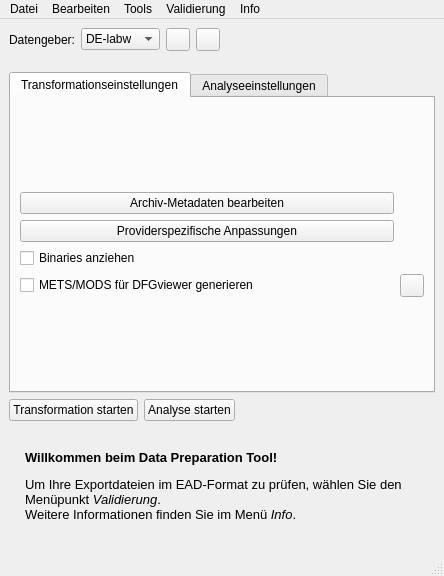
<?xml version="1.0" encoding="UTF-8"?>
<ui version="4.0">
 <class>MainWindow</class>
 <widget class="QMainWindow" name="MainWindow">
  <property name="geometry">
   <rect>
    <x>0</x>
    <y>0</y>
    <width>444</width>
    <height>576</height>
   </rect>
  </property>
  <property name="sizePolicy">
   <sizepolicy hsizetype="Preferred" vsizetype="Preferred">
    <horstretch>0</horstretch>
    <verstretch>0</verstretch>
   </sizepolicy>
  </property>
  <property name="windowTitle">
   <string>Data Preparation Tool neo</string>
  </property>
  <widget class="QWidget" name="centralwidget">
   <layout class="QGridLayout" name="gridLayout_4">
    <item row="2" column="0">
     <spacer name="verticalSpacer_2">
      <property name="orientation">
       <enum>Qt::Vertical</enum>
      </property>
      <property name="sizeType">
       <enum>QSizePolicy::Fixed</enum>
      </property>
      <property name="sizeHint" stdset="0">
       <size>
        <width>20</width>
        <height>15</height>
       </size>
      </property>
     </spacer>
    </item>
    <item row="5" column="0">
     <widget class="QStackedWidget" name="stackedWidget">
      <property name="currentIndex">
       <number>0</number>
      </property>
      <widget class="QWidget" name="default_message">
       <layout class="QGridLayout" name="gridLayout_8">
        <item row="0" column="0">
         <widget class="QLabel" name="label_welcome_info_box">
          <property name="styleSheet">
           <string notr="true">background-image: url(:/main-window/info_box_bg.png);</string>
          </property>
          <property name="text">
           <string>&lt;html&gt;&lt;head/&gt;&lt;body&gt;&lt;p&gt;&lt;span style=&quot; font-size:10pt; font-weight:600; color:#000000;&quot;&gt;Willkommen beim Data Preparation Tool!&lt;/span&gt;&lt;/p&gt;&lt;p&gt;&lt;span style=&quot; font-size:10pt; color:#000000;&quot;&gt;Um Ihre Exportdateien im EAD-Format zu prüfen, wählen Sie den Menüpunkt &lt;/span&gt;&lt;span style=&quot; font-size:10pt; font-style:italic; color:#000000;&quot;&gt;Validierung&lt;/span&gt;&lt;span style=&quot; font-size:10pt; color:#000000;&quot;&gt;.&lt;br/&gt;Weitere Informationen finden Sie im Menü &lt;/span&gt;&lt;span style=&quot; font-size:10pt; font-style:italic; color:#000000;&quot;&gt;Info&lt;/span&gt;&lt;span style=&quot; font-size:10pt; color:#000000;&quot;&gt;.&lt;/span&gt;&lt;/p&gt;&lt;/body&gt;&lt;/html&gt;</string>
          </property>
          <property name="scaledContents">
           <bool>true</bool>
          </property>
          <property name="wordWrap">
           <bool>true</bool>
          </property>
          <property name="margin">
           <number>7</number>
          </property>
          <property name="indent">
           <number>7</number>
          </property>
         </widget>
        </item>
       </layout>
      </widget>
      <widget class="QWidget" name="first_launch_message">
       <layout class="QGridLayout" name="gridLayout_9">
        <item row="0" column="0">
         <widget class="QLabel" name="label_welcome_info_box_2">
          <property name="styleSheet">
           <string notr="true">background-image: url(:/main-window/info_box_bg.png);</string>
          </property>
          <property name="text">
           <string>&lt;html&gt;&lt;head/&gt;&lt;body&gt;&lt;p&gt;&lt;span style=&quot; font-size:10pt; font-weight:600; color:#000000;&quot;&gt;Willkommen beim Data Preparation Tool!&lt;/span&gt;&lt;/p&gt;&lt;p&gt;&lt;span style=&quot; font-size:10pt; color:#000000;&quot;&gt;Legen Sie zunächst ein Profil für Ihre erste Verarbeitung an.&lt;br/&gt;Wählen Sie dazu &lt;/span&gt;&lt;span style=&quot; font-size:10pt; font-style:italic; color:#000000;&quot;&gt;Neuer Datengeber&lt;/span&gt;&lt;span style=&quot; font-size:10pt; color:#000000;&quot;&gt;, um loszulegen.&lt;/span&gt;&lt;/p&gt;&lt;/body&gt;&lt;/html&gt;</string>
          </property>
          <property name="scaledContents">
           <bool>true</bool>
          </property>
          <property name="wordWrap">
           <bool>true</bool>
          </property>
          <property name="margin">
           <number>7</number>
          </property>
          <property name="indent">
           <number>7</number>
          </property>
         </widget>
        </item>
       </layout>
      </widget>
     </widget>
    </item>
    <item row="1" column="0">
     <layout class="QGridLayout" name="gridLayout">
      <item row="0" column="0">
       <widget class="QLabel" name="label_provider">
        <property name="text">
         <string>Datengeber:</string>
        </property>
        <property name="scaledContents">
         <bool>true</bool>
        </property>
       </widget>
      </item>
      <item row="0" column="2">
       <widget class="QToolButton" name="toolButton_new_provider">
        <property name="toolTip">
         <string>Neuen Datengeber hinzufügen.</string>
        </property>
        <property name="text">
         <string/>
        </property>
        <property name="icon">
         <iconset resource="resources/resources.qrc">
          <normaloff>:/main-window/add_provider.png</normaloff>:/main-window/add_provider.png</iconset>
        </property>
       </widget>
      </item>
      <item row="0" column="4">
       <spacer name="horizontalSpacer_3">
        <property name="orientation">
         <enum>Qt::Horizontal</enum>
        </property>
        <property name="sizeHint" stdset="0">
         <size>
          <width>40</width>
          <height>20</height>
         </size>
        </property>
       </spacer>
      </item>
      <item row="0" column="3">
       <widget class="QToolButton" name="toolButton_refresh_providers">
        <property name="toolTip">
         <string>Liste der Datengeber aktualisieren.</string>
        </property>
        <property name="text">
         <string/>
        </property>
        <property name="icon">
         <iconset resource="resources/resources.qrc">
          <normaloff>:/main-window/reload.png</normaloff>:/main-window/reload.png</iconset>
        </property>
       </widget>
      </item>
      <item row="0" column="1">
       <widget class="QComboBox" name="comboBox_provider">
        <item>
         <property name="text">
          <string>DE-labw</string>
         </property>
        </item>
        <item>
         <property name="text">
          <string>DE-2410</string>
         </property>
        </item>
        <item>
         <property name="text">
          <string>DE-1985</string>
         </property>
        </item>
       </widget>
      </item>
     </layout>
    </item>
    <item row="4" column="0">
     <layout class="QGridLayout" name="gridLayout_5">
      <item row="0" column="0">
       <widget class="QPushButton" name="pushButton_startTransformation">
        <property name="text">
         <string>Transformation starten</string>
        </property>
        <property name="icon">
         <iconset resource="resources/resources.qrc">
          <normaloff>:/main-window/transformation_button_icon.png</normaloff>:/main-window/transformation_button_icon.png</iconset>
        </property>
        <property name="iconSize">
         <size>
          <width>32</width>
          <height>32</height>
         </size>
        </property>
       </widget>
      </item>
      <item row="0" column="2">
       <spacer name="horizontalSpacer">
        <property name="orientation">
         <enum>Qt::Horizontal</enum>
        </property>
        <property name="sizeHint" stdset="0">
         <size>
          <width>40</width>
          <height>20</height>
         </size>
        </property>
       </spacer>
      </item>
      <item row="0" column="1">
       <widget class="QPushButton" name="pushButton_startAnalyse">
        <property name="text">
         <string>Analyse starten</string>
        </property>
        <property name="icon">
         <iconset resource="resources/resources.qrc">
          <normaloff>:/main-window/analysis_button_icon.png</normaloff>:/main-window/analysis_button_icon.png</iconset>
        </property>
        <property name="iconSize">
         <size>
          <width>32</width>
          <height>32</height>
         </size>
        </property>
       </widget>
      </item>
     </layout>
    </item>
    <item row="3" column="0">
     <widget class="QTabWidget" name="tabWidget">
      <property name="sizePolicy">
       <sizepolicy hsizetype="Expanding" vsizetype="Expanding">
        <horstretch>0</horstretch>
        <verstretch>0</verstretch>
       </sizepolicy>
      </property>
      <property name="currentIndex">
       <number>0</number>
      </property>
      <widget class="QWidget" name="tab">
       <property name="minimumSize">
        <size>
         <width>420</width>
         <height>291</height>
        </size>
       </property>
       <attribute name="title">
        <string>Transformationseinstellungen</string>
       </attribute>
       <layout class="QGridLayout" name="gridLayout_6">
        <item row="0" column="0">
         <layout class="QGridLayout" name="gridLayout_2">
          <item row="3" column="3">
           <widget class="QToolButton" name="toolButton_metsmods_settings_dialog">
            <property name="toolTip">
             <string extracomment="Angaben für die METS/MODS-Dateien">Einstellungen zur METS/MODS-Generierung.</string>
            </property>
            <property name="text">
             <string/>
            </property>
            <property name="icon">
             <iconset resource="resources/resources.qrc">
              <normaloff>:/main-window/settings.png</normaloff>:/main-window/settings.png</iconset>
            </property>
           </widget>
          </item>
          <item row="0" column="0" colspan="2">
           <widget class="QPushButton" name="pushButton_provider_metadata">
            <property name="text">
             <string>Archiv-Metadaten bearbeiten</string>
            </property>
            <property name="icon">
             <iconset resource="resources/resources.qrc">
              <normaloff>:/main-window/institution.png</normaloff>:/main-window/institution.png</iconset>
            </property>
           </widget>
          </item>
          <item row="2" column="0">
           <widget class="QCheckBox" name="checkBox_binaries">
            <property name="text">
             <string>Binaries anziehen</string>
            </property>
           </widget>
          </item>
          <item row="3" column="0" colspan="2">
           <widget class="QCheckBox" name="checkBox_metsmods">
            <property name="text">
             <string>METS/MODS für DFGviewer generieren</string>
            </property>
           </widget>
          </item>
          <item row="1" column="3">
           <widget class="QLabel" name="label_4">
            <property name="maximumSize">
             <size>
              <width>25</width>
              <height>25</height>
             </size>
            </property>
            <property name="toolTip">
             <string>&lt;html&gt;&lt;head/&gt;&lt;body&gt;&lt;p&gt;&lt;span style=&quot; font-weight:600;&quot;&gt;Anpassungen: &lt;/span&gt;Spezifische Anpassungen für einzelne Datengeber auswählen.&lt;/p&gt;&lt;/body&gt;&lt;/html&gt;</string>
            </property>
            <property name="text">
             <string/>
            </property>
            <property name="pixmap">
             <pixmap resource="resources/resources.qrc">:/main-window/info_icon.png</pixmap>
            </property>
            <property name="scaledContents">
             <bool>true</bool>
            </property>
            <property name="alignment">
             <set>Qt::AlignLeading|Qt::AlignLeft|Qt::AlignVCenter</set>
            </property>
           </widget>
          </item>
          <item row="1" column="0" colspan="2">
           <widget class="QPushButton" name="pushButton_provider_scripts">
            <property name="text">
             <string>Providerspezifische Anpassungen</string>
            </property>
            <property name="icon">
             <iconset resource="resources/resources.qrc">
              <normaloff>:/main-window/provider_modules.png</normaloff>:/main-window/provider_modules.png</iconset>
            </property>
           </widget>
          </item>
         </layout>
        </item>
       </layout>
      </widget>
      <widget class="QWidget" name="tab_2">
       <property name="sizePolicy">
        <sizepolicy hsizetype="Preferred" vsizetype="Preferred">
         <horstretch>0</horstretch>
         <verstretch>0</verstretch>
        </sizepolicy>
       </property>
       <attribute name="title">
        <string>Analyseeinstellungen</string>
       </attribute>
       <layout class="QGridLayout" name="gridLayout_7">
        <item row="0" column="0">
         <layout class="QGridLayout" name="gridLayout_3">
          <item row="0" column="2">
           <widget class="QLabel" name="label_5">
            <property name="maximumSize">
             <size>
              <width>25</width>
              <height>25</height>
             </size>
            </property>
            <property name="toolTip">
             <string>In der Tektonik fehlende Erschließungsinformationen werden aus den Findbüchern angereichert. Bei fehlender Tektonik wird aus den Bestandsdatensätzen eine provisorische Tektonik erzeugt.</string>
            </property>
            <property name="text">
             <string/>
            </property>
            <property name="pixmap">
             <pixmap resource="resources/resources.qrc">:/main-window/info_icon.png</pixmap>
            </property>
            <property name="scaledContents">
             <bool>true</bool>
            </property>
           </widget>
          </item>
          <item row="0" column="0" colspan="2">
           <widget class="QCheckBox" name="checkBox_tektonik_enrichment">
            <property name="text">
             <string>Anreicherung der Tektonik aus den Findbüchern</string>
            </property>
           </widget>
          </item>
          <item row="2" column="0" colspan="2">
           <widget class="QCheckBox" name="checkBox_metadata_previews">
            <property name="text">
             <string>Voransichten im Archivportal-Layout erstellen</string>
            </property>
           </widget>
          </item>
          <item row="1" column="0" colspan="2">
           <widget class="QCheckBox" name="checkBox_analysis">
            <property name="text">
             <string>Statistische Analyse und technische Validierung</string>
            </property>
           </widget>
          </item>
          <item row="2" column="2">
           <widget class="QToolButton" name="toolButton_preview_testset">
            <property name="toolTip">
             <string>Einstellungen zur Generierung der Voransichten.</string>
            </property>
            <property name="text">
             <string/>
            </property>
            <property name="icon">
             <iconset resource="resources/resources.qrc">
              <normaloff>:/main-window/settings.png</normaloff>:/main-window/settings.png</iconset>
            </property>
           </widget>
          </item>
         </layout>
        </item>
       </layout>
      </widget>
     </widget>
    </item>
   </layout>
  </widget>
  <widget class="QMenuBar" name="menubar">
   <property name="geometry">
    <rect>
     <x>0</x>
     <y>0</y>
     <width>444</width>
     <height>22</height>
    </rect>
   </property>
   <widget class="QMenu" name="menuDatei">
    <property name="title">
     <string>Datei</string>
    </property>
    <addaction name="action_fetch_from_oai"/>
    <addaction name="action_submit_cloud_transformation_job"/>
    <addaction name="separator"/>
    <addaction name="actionData_Preparation_Tool_beenden"/>
   </widget>
   <widget class="QMenu" name="menu_ber">
    <property name="title">
     <string>Info</string>
    </property>
    <addaction name="menuInfoAbout"/>
    <addaction name="menuInfoDDBpro"/>
    <addaction name="separator"/>
    <addaction name="menuInfoIntroscreen"/>
   </widget>
   <widget class="QMenu" name="menuBearbeiten">
    <property name="title">
     <string>Bearbeiten</string>
    </property>
    <addaction name="actionLoadStandards"/>
    <addaction name="separator"/>
    <addaction name="menuHeaderTransformationSettings"/>
    <addaction name="menuToggleRightsInfo"/>
    <addaction name="menuToggleDdb2017Preprocessing"/>
    <addaction name="menuToggleAggregatorInfo"/>
    <addaction name="menuToggleMappingDefinition"/>
    <addaction name="separator"/>
    <addaction name="menuHeaderAnalysisSettings"/>
    <addaction name="menuToggleObsoleteObjects"/>
   </widget>
   <widget class="QMenu" name="menuTools">
    <property name="title">
     <string>Tools</string>
    </property>
    <addaction name="menuHeaderIdentifierTools"/>
    <addaction name="menuGenerateDDBIDs"/>
    <addaction name="menuEnrichIDs"/>
    <addaction name="separator"/>
    <addaction name="menuHeaderMetadataEnrichment"/>
    <addaction name="menuRightsInfo"/>
    <addaction name="menuAggregatorInfo"/>
    <addaction name="separator"/>
    <addaction name="menuHeaderMappingSettings"/>
    <addaction name="menuSelectMappingDefinition"/>
    <addaction name="menuMappingDefinition"/>
    <addaction name="separator"/>
    <addaction name="menuHeaderCloudProcessing"/>
    <addaction name="menuConfigureCloudProcessing"/>
   </widget>
   <widget class="QMenu" name="menuValidierung">
    <property name="title">
     <string>Validierung</string>
    </property>
    <addaction name="menuOpenValidationDialog"/>
   </widget>
   <addaction name="menuDatei"/>
   <addaction name="menuBearbeiten"/>
   <addaction name="menuTools"/>
   <addaction name="menuValidierung"/>
   <addaction name="menu_ber"/>
  </widget>
  <widget class="QStatusBar" name="statusbar"/>
  <action name="actionDatei_ffnen">
   <property name="text">
    <string>Datei öffnen ...</string>
   </property>
  </action>
  <action name="actionData_Preparation_Tool_beenden">
   <property name="text">
    <string>Data Preparation Tool beenden</string>
   </property>
   <property name="menuRole">
    <enum>QAction::TextHeuristicRole</enum>
   </property>
  </action>
  <action name="actionStandard">
   <property name="checkable">
    <bool>true</bool>
   </property>
   <property name="checked">
    <bool>true</bool>
   </property>
   <property name="text">
    <string>Standard</string>
   </property>
  </action>
  <action name="actionKlassischer_Modus_altes_DPT">
   <property name="checkable">
    <bool>true</bool>
   </property>
   <property name="text">
    <string>Klassischer Modus (altes DPT)</string>
   </property>
  </action>
  <action name="action_ber">
   <property name="text">
    <string>Über ...</string>
   </property>
  </action>
  <action name="actionWeitere_Informationen_auf_DDBpro">
   <property name="text">
    <string>Weitere Informationen auf DDBpro</string>
   </property>
   <property name="menuRole">
    <enum>QAction::TextHeuristicRole</enum>
   </property>
  </action>
  <action name="menuInfoAbout">
   <property name="text">
    <string>Info zum Data Preparation Tool ...</string>
   </property>
  </action>
  <action name="menuInfoDDBpro">
   <property name="text">
    <string>Weitere Informationen auf DDBpro ...</string>
   </property>
  </action>
  <action name="actionEinstellungen">
   <property name="text">
    <string>Einstellungen ...</string>
   </property>
  </action>
  <action name="menuGenerateDDBIDs">
   <property name="enabled">
    <bool>true</bool>
   </property>
   <property name="text">
    <string>DDB-IDs generieren ...</string>
   </property>
  </action>
  <action name="menuEnrichIDs">
   <property name="text">
    <string>Fehlende Identifier anreichern ...</string>
   </property>
  </action>
  <action name="actionLoadStandards">
   <property name="text">
    <string>Standardeinstellungen laden</string>
   </property>
  </action>
  <action name="menuInfoIntroscreen">
   <property name="text">
    <string>Willkommensbildschirm einblenden ...</string>
   </property>
  </action>
  <action name="action_fetch_from_oai">
   <property name="text">
    <string>Dateien per OAI-PMH laden ...</string>
   </property>
  </action>
  <action name="menuExcelMapping">
   <property name="text">
    <string>Excel-Mapping bearbeiten</string>
   </property>
  </action>
  <action name="menuRightsInfo">
   <property name="text">
    <string>Rechte- und Lizenzangaben bearbeiten ...</string>
   </property>
  </action>
  <action name="menuToggleRightsInfo">
   <property name="checkable">
    <bool>true</bool>
   </property>
   <property name="text">
    <string>Rechte/Lizenz-Anreicherung aktivieren</string>
   </property>
  </action>
  <action name="menuToggleDdb2017Preprocessing">
   <property name="checkable">
    <bool>true</bool>
   </property>
   <property name="text">
    <string>DDB-2017-Vorprozessierung aktivieren</string>
   </property>
  </action>
  <action name="menuAggregatorInfo">
   <property name="text">
    <string>Aggregatoren-Zuordnung bearbeiten ...</string>
   </property>
  </action>
  <action name="menuToggleAggregatorInfo">
   <property name="checkable">
    <bool>true</bool>
   </property>
   <property name="text">
    <string>Aggregator-Anreicherung aktivieren</string>
   </property>
  </action>
  <action name="menuToggleObsoleteObjects">
   <property name="checkable">
    <bool>true</bool>
   </property>
   <property name="text">
    <string>Löschen obsoleter Objekte aktivieren</string>
   </property>
  </action>
  <action name="menuHeaderTransformationSettings">
   <property name="enabled">
    <bool>false</bool>
   </property>
   <property name="text">
    <string>Transformationseinstellungen:</string>
   </property>
  </action>
  <action name="menuHeaderAnalysisSettings">
   <property name="enabled">
    <bool>false</bool>
   </property>
   <property name="text">
    <string>Analyseeinstellungen:</string>
   </property>
  </action>
  <action name="menuMappingDefinition">
   <property name="enabled">
    <bool>false</bool>
   </property>
   <property name="text">
    <string>Mapping-Definition bearbeiten ...</string>
   </property>
  </action>
  <action name="menuToggleMappingDefinition">
   <property name="checkable">
    <bool>true</bool>
   </property>
   <property name="text">
    <string>Mapping-Definition anwenden</string>
   </property>
  </action>
  <action name="menuSelectMappingDefinition">
   <property name="text">
    <string>Mapping-Definition zuordnen ...</string>
   </property>
  </action>
  <action name="menuHeaderIdentifierTools">
   <property name="enabled">
    <bool>false</bool>
   </property>
   <property name="text">
    <string>Identifier-Tools:</string>
   </property>
  </action>
  <action name="menuHeaderMetadataEnrichment">
   <property name="enabled">
    <bool>false</bool>
   </property>
   <property name="text">
    <string>Metadaten-Anreicherung:</string>
   </property>
  </action>
  <action name="menuHeaderMappingSettings">
   <property name="enabled">
    <bool>false</bool>
   </property>
   <property name="text">
    <string>Mapping-Einstellungen:</string>
   </property>
  </action>
  <action name="menuOpenValidationDialog">
   <property name="icon">
    <iconset resource="resources/resources.qrc">
     <normaloff>:/main-window/analysis_button_icon.png</normaloff>:/main-window/analysis_button_icon.png</iconset>
   </property>
   <property name="text">
    <string>Validierung öffnen ...</string>
   </property>
  </action>
  <action name="action_submit_cloud_transformation_job">
   <property name="icon">
    <iconset resource="resources/resources.qrc">
     <normaloff>:/main-window/transformation_button_icon.png</normaloff>:/main-window/transformation_button_icon.png</iconset>
   </property>
   <property name="text">
    <string>Transformation in Cloud ausführen</string>
   </property>
  </action>
  <action name="menuHeaderCloudProcessing">
   <property name="enabled">
    <bool>false</bool>
   </property>
   <property name="icon">
    <iconset resource="resources/resources.qrc">
     <normaloff>:/main-window/transformation_button_icon.png</normaloff>:/main-window/transformation_button_icon.png</iconset>
   </property>
   <property name="text">
    <string>Cloud-Prozessierung:</string>
   </property>
  </action>
  <action name="menuConfigureCloudProcessing">
   <property name="enabled">
    <bool>false</bool>
   </property>
   <property name="text">
    <string>Cloud-Konfiguration bearbeiten ...</string>
   </property>
  </action>
 </widget>
 <resources>
  <include location="resources/resources.qrc"/>
 </resources>
 <connections/>
</ui>
